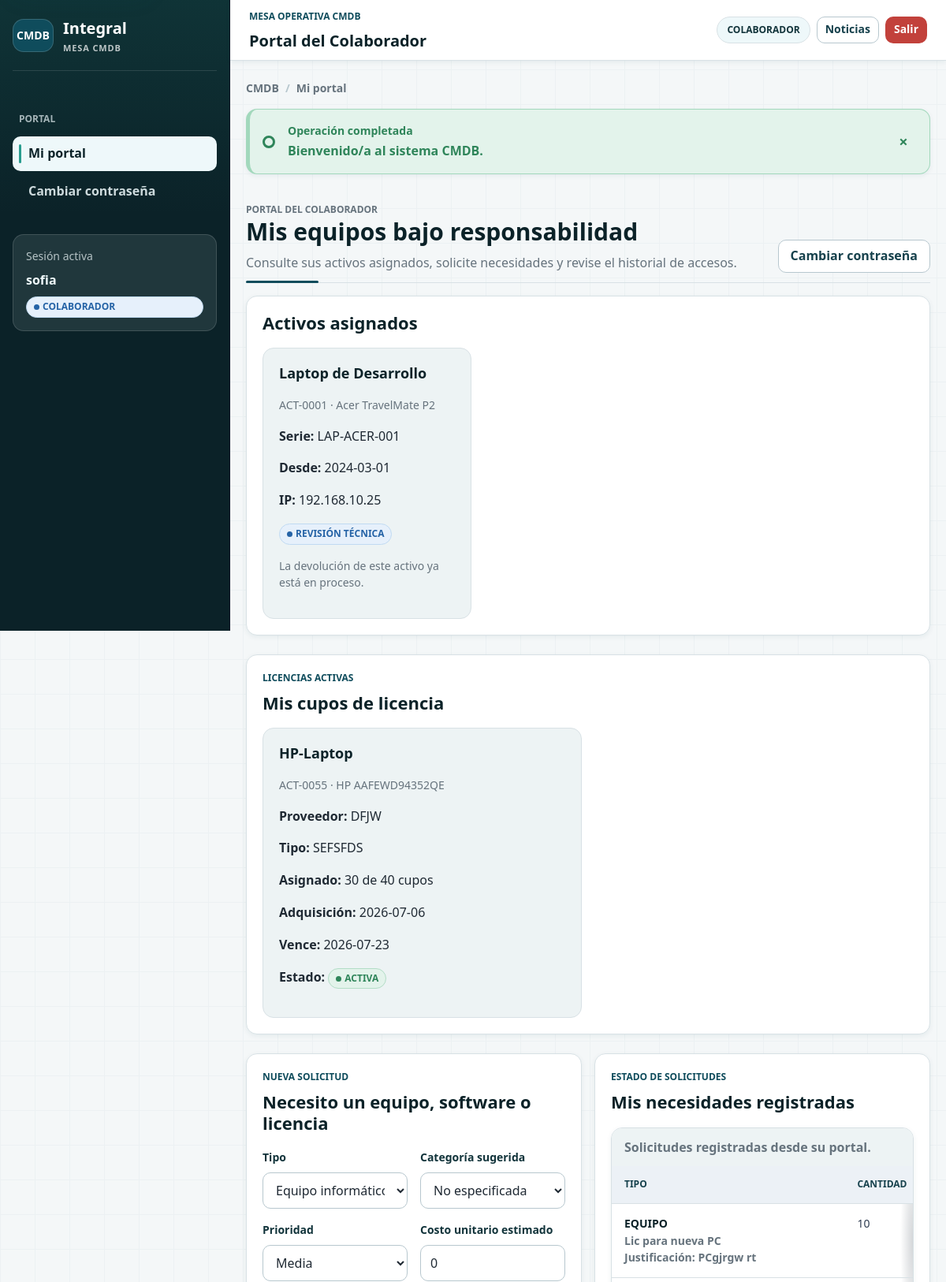
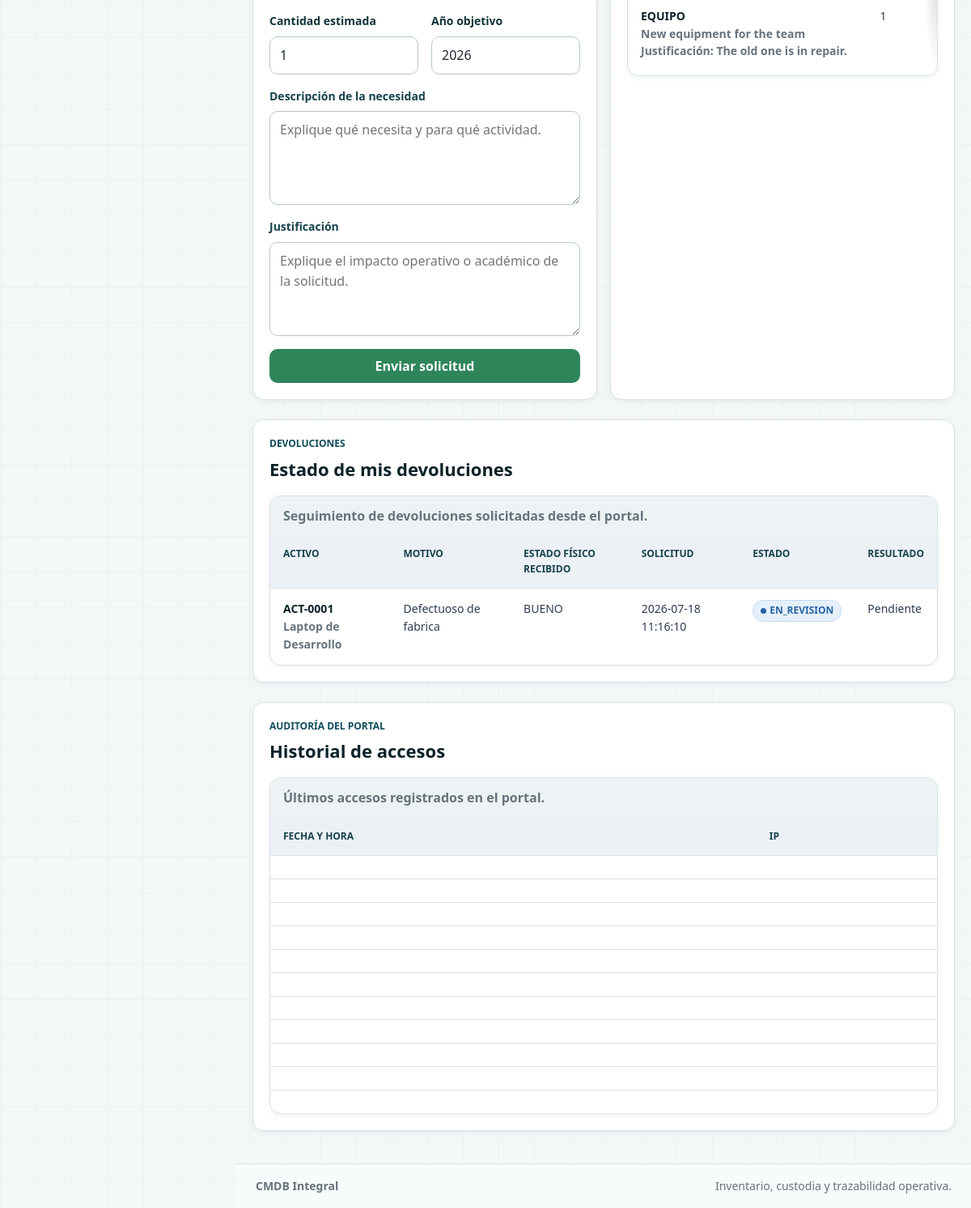
Page /CMDB_Semestral/public/portal (signed in) on the committed database (2 pictures, top to bottom).
### tables this page shows
CREATE TABLE `asignaciones` (
  `id` int UNSIGNED NOT NULL,
  `inventario_id` int UNSIGNED NOT NULL,
  `colaborador_id` int UNSIGNED NOT NULL,
  `usuario_asignador_id` int UNSIGNED DEFAULT NULL,
  `audit_id` bigint UNSIGNED DEFAULT NULL,
  `firma_id` bigint UNSIGNED DEFAULT NULL,
  `fecha_asignacion` date NOT NULL,
  `fecha_devolucion` date DEFAULT NULL,
  `ip_asignada` varchar(50) DEFAULT NULL,
  `observaciones` text,
  `estado` enum('ACTIVA','DEVUELTA') NOT NULL DEFAULT 'ACTIVA',
  `created_at` timestamp NOT NULL DEFAULT CURRENT_TIMESTAMP
);

CREATE TABLE `inventario` (
  `id` int UNSIGNED NOT NULL,
  `categoria_id` int UNSIGNED DEFAULT NULL,
  `codigo_activo` varchar(50) NOT NULL,
  `nombre` varchar(150) NOT NULL,
  `tipo_activo` enum('HARDWARE','SOFTWARE') NOT NULL,
  `subcategoria` varchar(100) DEFAULT NULL,
  `marca` varchar(100) DEFAULT NULL,
  `modelo` varchar(100) DEFAULT NULL,
  `serie` varchar(100) NOT NULL,
  `costo` decimal(12,2) NOT NULL DEFAULT '0.00',
  `fecha_ingreso` date NOT NULL,
  `vida_util_meses` smallint UNSIGNED NOT NULL DEFAULT '36',
  `estado` enum('DISPONIBLE','ASIGNADO','DEVOLUCION_REGISTRADA','REVISION_TECNICA','EN_REPARACION','DANADO','DESCARTE','DONADO','MANTENIMIENTO') NOT NULL DEFAULT 'DISPONIBLE',
  `imagen_principal` varchar(255) DEFAULT NULL,
  `thumbnail` varchar(255) DEFAULT NULL,
  `es_licencia` tinyint(1) NOT NULL DEFAULT '0',
  `clave_licencia` varchar(255) DEFAULT NULL,
  `clave_licencia_cifrada` longtext,
  `clave_licencia_hash` char(64) DEFAULT NULL,
  `clave_licencia_algoritmo` varchar(40) DEFAULT NULL,
  `clave_licencia_migrada_at` datetime DEFAULT NULL,
  `proveedor_licencia` varchar(160) DEFAULT NULL,
  `tipo_licencia` varchar(80) DEFAULT NULL,
  `fecha_adquisicion_licencia` date DEFAULT NULL,
  `url_licencia` varchar(255) DEFAULT NULL,
  `fecha_vencimiento_licencia` date DEFAULT NULL,
  `estado_licencia` enum('ACTIVA','INACTIVA','VENCIDA') NOT NULL DEFAULT 'ACTIVA',
  `observaciones_licencia` text,
  `cantidad` int UNSIGNED NOT NULL DEFAULT '1',
  `responsable_donacion` varchar(120) DEFAULT NULL,
  `beneficiario_donacion` varchar(160) DEFAULT NULL,
  `evidencia_donacion` varchar(255) DEFAULT NULL,
  `observacion_donacion` text,
  `fecha_donacion` date DEFAULT NULL,
  `valor_donacion` decimal(12,2) DEFAULT NULL,
  `autorizador_donacion_id` int UNSIGNED DEFAULT NULL,
  `observacion_tecnica_descarte` text,
  `evaluador_descarte_id` int UNSIGNED DEFAULT NULL,
  `responsable_descarte_id` int UNSIGNED DEFAULT NULL,
  `motivo_descarte` varchar(255) DEFAULT NULL,
  `fecha_evaluacion_descarte` date DEFAULT NULL,
  `evidencia_descarte` varchar(255) DEFAULT NULL,
  `notas` text,
  `firma_integridad` char(64) NOT NULL,
  `activo` tinyint(1) NOT NULL DEFAULT '1',
  `created_at` timestamp NOT NULL DEFAULT CURRENT_TIMESTAMP,
  `updated_at` timestamp NOT NULL DEFAULT CURRENT_TIMESTAMP ON UPDATE CURRENT_TIMESTAMP
);

CREATE TABLE `licencia_asignaciones` (
  `id` bigint UNSIGNED NOT NULL,
  `inventario_id` int UNSIGNED NOT NULL,
  `colaborador_id` int UNSIGNED NOT NULL,
  `usuario_id` int UNSIGNED DEFAULT NULL,
  `cantidad` int UNSIGNED NOT NULL DEFAULT '1',
  `fecha_asignacion` date NOT NULL,
  `fecha_fin` date DEFAULT NULL,
  `estado` enum('ACTIVA','LIBERADA','VENCIDA') NOT NULL DEFAULT 'ACTIVA',
  `observaciones` text,
  `created_at` timestamp NOT NULL DEFAULT CURRENT_TIMESTAMP
);

CREATE TABLE `necesidades` (
  `id` int UNSIGNED NOT NULL,
  `colaborador_id` int UNSIGNED NOT NULL,
  `categoria_id` int UNSIGNED DEFAULT NULL,
  `tipo_necesidad` enum('EQUIPO','SOFTWARE','LICENCIA') NOT NULL,
  `descripcion` varchar(500) NOT NULL,
  `justificacion` text,
  `prioridad` enum('BAJA','MEDIA','ALTA') NOT NULL DEFAULT 'MEDIA',
  `costo_estimado` decimal(12,2) DEFAULT NULL,
  `costo_unitario_estimado` decimal(12,2) DEFAULT NULL,
  `cantidad` int UNSIGNED NOT NULL DEFAULT '1',
  `anio_objetivo` smallint UNSIGNED DEFAULT NULL,
  `estado` enum('EN_ESPERA','EN_TRAMITE','APROBADA','RECHAZADA','PENDIENTE','EN_REVISION','ATENDIDA','CANCELADA') NOT NULL DEFAULT 'EN_ESPERA',
  `comentario_resolucion` varchar(500) DEFAULT NULL,
  `usuario_procesador_id` int UNSIGNED DEFAULT NULL,
  `respuesta_administrativa` text,
  `fecha_procesamiento` datetime DEFAULT NULL,
  `audit_id` bigint UNSIGNED DEFAULT NULL,
  `firma_id` bigint UNSIGNED DEFAULT NULL,
  `created_at` timestamp NOT NULL DEFAULT CURRENT_TIMESTAMP,
  `updated_at` timestamp NOT NULL DEFAULT CURRENT_TIMESTAMP ON UPDATE CURRENT_TIMESTAMP
);

CREATE TABLE `devoluciones` (
  `id` bigint UNSIGNED NOT NULL,
  `asignacion_id` int UNSIGNED NOT NULL,
  `inventario_id` int UNSIGNED NOT NULL,
  `solicitado_por` int UNSIGNED DEFAULT NULL,
  `recibido_por` int UNSIGNED DEFAULT NULL,
  `motivo` varchar(160) NOT NULL,
  `estado_fisico` enum('BUENO','REGULAR','DANADO','INCOMPLETO') DEFAULT NULL,
  `observaciones` text,
  `evidencia` varchar(255) DEFAULT NULL,
  `fecha_recepcion` datetime DEFAULT NULL,
  `accesorios_recibidos` text,
  `observacion_recepcion` text,
  `firma_id` bigint UNSIGNED DEFAULT NULL,
  `estado` enum('PENDIENTE_REVISION','EN_REVISION','APROBADA','RECHAZADA') NOT NULL DEFAULT 'PENDIENTE_REVISION',
  `created_at` timestamp NOT NULL DEFAULT CURRENT_TIMESTAMP,
  `updated_at` timestamp NOT NULL DEFAULT CURRENT_TIMESTAMP ON UPDATE CURRENT_TIMESTAMP
);

### app/Views/portal/index.php (the view, shortened to what the rows shown need)
<section class="section-header">
    <div>
        <h1>Mis equipos bajo responsabilidad</h1>
    </div>
</section>
<section class="card">
    <h2>Activos asignados</h2>
    <?php if ($equipment): ?>
        <div class="grid grid-3">
            <?php foreach ($equipment as $asset): ?>
                <article class="card">
                    <h3><?= e($asset['nombre']) ?></h3>
                    <p class="small muted"><?= e($asset['codigo_activo']) ?> · <?= e($asset['marca'] . ' ' . $asset['modelo']) ?></p>
                    <p><strong>Serie:</strong> <?= e($asset['serie']) ?></p>
                    <p><strong>Desde:</strong> <?= e($asset['fecha_asignacion']) ?></p>
                    <p><strong>IP:</strong> <?= e($asset['ip_asignada'] ?: 'No aplica') ?></p>
                    <p><?= status_badge($asset['estado']) ?></p>
                    <?php if (!empty($supportsFormalReturns) && $asset['estado'] === \App\Core\InventoryStatus::ASIGNADO): ?>
                        <details class="mt-sm">
                            <summary>Solicitar devolución</summary>
                            <form method="post" action="<?= url('portal/returns/store') ?>" class="form-grid mt-sm">
                                <?= csrf_field() ?>
                                <input type="hidden" name="asignacion_id" value="<?= e($asset['id']) ?>">
                                <div class="form-group">
                                    <label>Motivo</label>
                                    <input name="motivo" maxlength="160" required>
                                </div>
                                <div class="form-group full">
                                    <label>Observaciones</label>
                                    <textarea name="observaciones"></textarea>
                                </div>
                                <div class="form-group full">
                                    <label>Evidencia</label>
                                    <input name="evidencia" maxlength="255" placeholder="Referencia, acta o URL interna">
                                </div>
                                <div class="form-group full">
                                    <button class="btn btn-warning btn-small" data-confirm="Se registrará la solicitud y quedará pendiente de recepción física. ¿Continuar?" type="submit">Solicitar devolución</button>
                                </div>
                            </form>
                        </details>
                    <?php elseif (empty($supportsFormalReturns)): ?>
                        <p class="small muted">La devolución requiere aplicar la migración de ciclo de vida formal.</p>
                    <?php else: ?>
                        <p class="small muted">La devolución de este activo ya está en proceso.</p>
                    <?php endif; ?>
                </article>
            <?php endforeach; ?>
        </div>
    <?php else: ?>
        <div class="no-data">No tiene equipos asignados actualmente.</div>
    <?php endif; ?>
</section>
<?php if (!empty($licenses)): ?>
    <section class="card section-spaced">
        <h2>Mis cupos de licencia</h2>
        <div class="grid grid-2">
            <?php foreach ($licenses as $license): ?>
                <article class="card">
                    <h3><?= e($license['licencia_nombre']) ?></h3>
                    <p class="small muted"><?= e($license['codigo_activo']) ?> · <?= e($license['marca'] . ' ' . $license['modelo']) ?></p>
                    <p><strong>Proveedor:</strong> <?= e($license['proveedor_licencia'] ?: 'Sin definir') ?></p>
                    <p><strong>Tipo:</strong> <?= e($license['tipo_licencia'] ?? 'Sin definir') ?></p>
                    <p><strong>Asignado:</strong> <?= e((string) $license['cantidad']) ?> de <?= e((string) $license['cupos_totales']) ?> cupos</p>
                    <p><strong>Adquisición:</strong> <?= e($license['fecha_adquisicion_licencia'] ?? 'Sin fecha') ?></p>
                    <p><strong>Vence:</strong> <?= e($license['fecha_vencimiento_licencia'] ?: 'Sin fecha') ?></p>
                    <p><strong>Estado:</strong> <?= status_badge($license['estado_licencia'] ?? 'ACTIVA') ?></p>
                </article>
            <?php endforeach; ?>
        </div>
    </section>
<?php endif; ?>
<div class="grid grid-2 section-spaced">
    <section class="card">
        <h2>Necesito un equipo, software o licencia</h2>
    </section>
    <section class="card">
        <h2>Mis necesidades registradas</h2>
        <?php if ($needs): ?>
            <div class="table-wrap">
                <table>
                    <caption>Solicitudes registradas desde su portal.</caption>
                    <thead><tr><th scope="col">Tipo</th><?php if (!empty($supportsNeedQuantity)): ?><th scope="col">Cantidad</th><?php endif; ?></tr></thead>
                    <tbody>
                    <?php foreach ($needs as $need): ?>
                        <tr>
                            <td><?= e($need['tipo_necesidad']) ?><br><span class="small muted"><?= e($need['descripcion']) ?></span><?php if (!empty($need['justificacion'])): ?><br><span class="small muted">Justificación: <?= e($need['justificacion']) ?></span><?php endif; ?></td>
                            <?php if (!empty($supportsNeedQuantity)): ?><td><?= e((string) ($need['cantidad'] ?? 1)) ?></td><?php endif; ?>
                                <?php if (!empty($needHistory[$need['id']] ?? [])): ?>
                                            <?php foreach ($needHistory[$need['id']] as $history): ?>
                                                <li class="small muted">
                                                    <?= e($history['created_at']) ?>:
                                                    <?= e($history['estado_anterior'] ?: 'Sin estado anterior') ?> -> <?= e($history['estado_nuevo']) ?>
                                                    <?php if (!empty($history['nombre_usuario'])): ?> · <?= e($history['nombre_usuario']) ?><?php endif; ?>
                                                </li>
                                            <?php endforeach; ?>
                                <?php endif; ?>
                        </tr>
                    <?php endforeach; ?>
                    </tbody>
                </table>
            </div>
        <?php else: ?><div class="no-data">No ha registrado solicitudes.</div><?php endif; ?>
    </section>
</div>
<section class="card section-spaced">
    <h2>Estado de mis devoluciones</h2>
    <?php if (!empty($returns)): ?>
        <div class="table-wrap">
            <table>
                <caption>Seguimiento de devoluciones solicitadas desde el portal.</caption>
                <thead><tr><th scope="col">Activo</th><th scope="col">Motivo</th><th scope="col">Estado físico recibido</th><th scope="col">Solicitud</th><th scope="col">Estado</th><th scope="col">Resultado</th></tr></thead>
                <tbody>
                <?php foreach ($returns as $return): ?>
                    <tr>
                        <td><?= e($return['codigo_activo']) ?><br><span class="small muted"><?= e($return['equipo_nombre']) ?></span></td>
                        <td><?= e($return['motivo']) ?></td>
                        <td><?= e($return['estado_fisico'] ?: 'Pendiente de recepción') ?></td>
                        <td><?= e($return['fecha_devolucion']) ?></td>
                        <td><?= status_badge($return['estado_devolucion']) ?></td>
                        <td>
                            <?= e($return['resultado'] ?: 'Pendiente') ?>
                        </td>
                    </tr>
                <?php endforeach; ?>
                </tbody>
            </table>
        </div>
    <?php else: ?>
        <div class="no-data">No tiene devoluciones registradas.</div>
    <?php endif; ?>
</section>
<section class="card section-spaced">
    <h2>Historial de accesos</h2>
    <?php if ($history): ?>
        <div class="table-wrap">
            <table><caption>Últimos accesos registrados en el portal.</caption><thead><tr><th scope="col">Fecha y hora</th><th scope="col">IP</th></tr></thead></table>
        </div>
    <?php else: ?><div class="no-data">Sin historial de accesos.</div><?php endif; ?>
</section>

### app/Core/helpers.php (shortened to what the rows shown need)
<?php
function e(mixed $value): string
{
    return htmlspecialchars((string) $value, ENT_QUOTES, 'UTF-8');
}
function status_badge(string $status): string
{
    $normalized = strtoupper($status);
    $class = match ($normalized) {
        'ACTIVO', 'ACTIVA', 'DISPONIBLE', 'ATENDIDA', 'PUBLICADA', 'APROBADA' => 'success',
        'ASIGNADO', 'EN_REVISION', 'EN_TRAMITE', 'MANTENIMIENTO', 'DEVOLUCION_REGISTRADA', 'REVISION_TECNICA', 'EN_REPARACION' => 'info',
        'DANADO', 'DESCARTE', 'BLOQUEADO', 'CANCELADA', 'DONADO', 'VENCIDA', 'RECHAZADA' => 'danger',
        'PENDIENTE', 'EN_ESPERA', 'INACTIVA' => 'warning',
        default => 'neutral'
    };
    $label = in_array($normalized, NeedStatus::values(), true)
        ? NeedStatus::label($status)
        : InventoryStatus::label($status);
    return '<span class="badge badge-' . $class . '">' . e($label) . '</span>';
}

### rows in the picture
asignaciones: inventario.nombre "Laptop de Desarrollo", inventario.codigo_activo "ACT-0001", inventario.modelo "Acer TravelMate P2", inventario.serie "LAP-ACER-001", fecha_asignacion "2024-03-01", ip_asignada "192.168.10.25", inventario.estado "REVISIÓN TÉCNICA"
licencia_asignaciones: inventario.nombre "HP-Laptop", inventario.codigo_activo "ACT-0055", inventario.modelo "HP AAFEWD94352QE", inventario.proveedor_licencia "DFJW", inventario.tipo_licencia "SEFSFDS", cantidad "30", inventario.cantidad "40", inventario.fecha_adquisicion_licencia "2026-07-06", inventario.fecha_vencimiento_licencia "2026-07-23", inventario.estado_licencia "ACTIVA"
necesidades: tipo_necesidad "EQUIPO", descripcion "Lic para nueva PC", justificacion "PCgjrgw rt", cantidad "10"
necesidades: tipo_necesidad "EQUIPO", descripcion "New equipment for the team", justificacion "The old one is in repair.", cantidad "1"
devoluciones: inventario.codigo_activo "ACT-0001", inventario.nombre "Laptop de Desarrollo", motivo "Defectuoso de fabrica", estado_fisico "BUENO", created_at "2026-07-18 11:16:10", estado "EN_REVISION", resultado "Pendiente"

### other values in the picture
$sessionUser['nombre_usuario'] "sofia"
$sessionUser['rol'] "COLABORADOR"
$title "Portal del Colaborador"
$success "Bienvenido/a al sistema CMDB."
